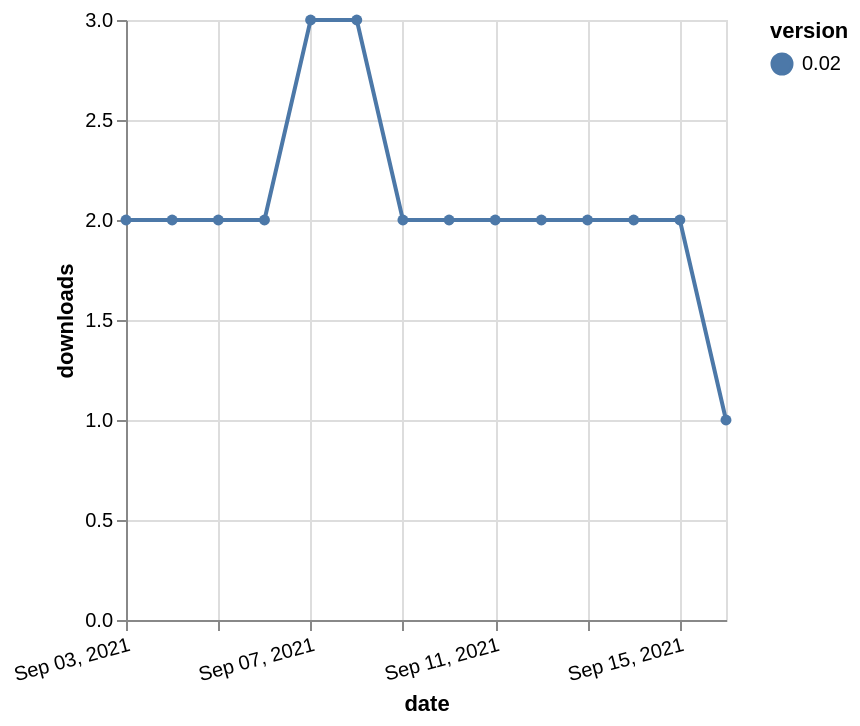

Write a Vega-Lite specification for this figure.
### Vega-Lite specification from a JSON file in a GitHub repository (floating-point values rounded to 4 significant figures)
{"$schema": "https://vega.github.io/schema/vega-lite/v5.json", "description": "A simple bar chart with embedded data.", "data": {"values": [{"date": "2021-09-03", "total": 2283, "delta": 2, "version": "0.02"}, {"date": "2021-09-04", "total": 2285, "delta": 2, "version": "0.02"}, {"date": "2021-09-05", "total": 2287, "delta": 2, "version": "0.02"}, {"date": "2021-09-06", "total": 2289, "delta": 2, "version": "0.02"}, {"date": "2021-09-07", "total": 2292, "delta": 3, "version": "0.02"}, {"date": "2021-09-08", "total": 2295, "delta": 3, "version": "0.02"}, {"date": "2021-09-09", "total": 2297, "delta": 2, "version": "0.02"}, {"date": "2021-09-10", "total": 2299, "delta": 2, "version": "0.02"}, {"date": "2021-09-11", "total": 2301, "delta": 2, "version": "0.02"}, {"date": "2021-09-12", "total": 2303, "delta": 2, "version": "0.02"}, {"date": "2021-09-13", "total": 2305, "delta": 2, "version": "0.02"}, {"date": "2021-09-14", "total": 2307, "delta": 2, "version": "0.02"}, {"date": "2021-09-15", "total": 2309, "delta": 2, "version": "0.02"}, {"date": "2021-09-16", "total": 2310, "delta": 1, "version": "0.02"}]}, "width": "container", "mark": {"type": "line", "point": {"filled": true}}, "encoding": {"x": {"field": "date", "type": "temporal", "timeUnit": "yearmonthdate", "title": "date", "axis": {"labelAngle": -15}}, "y": {"field": "delta", "type": "quantitative", "title": "downloads"}, "color": {"field": "version", "type": "nominal"}, "tooltip": {"field": "delta"}}}
